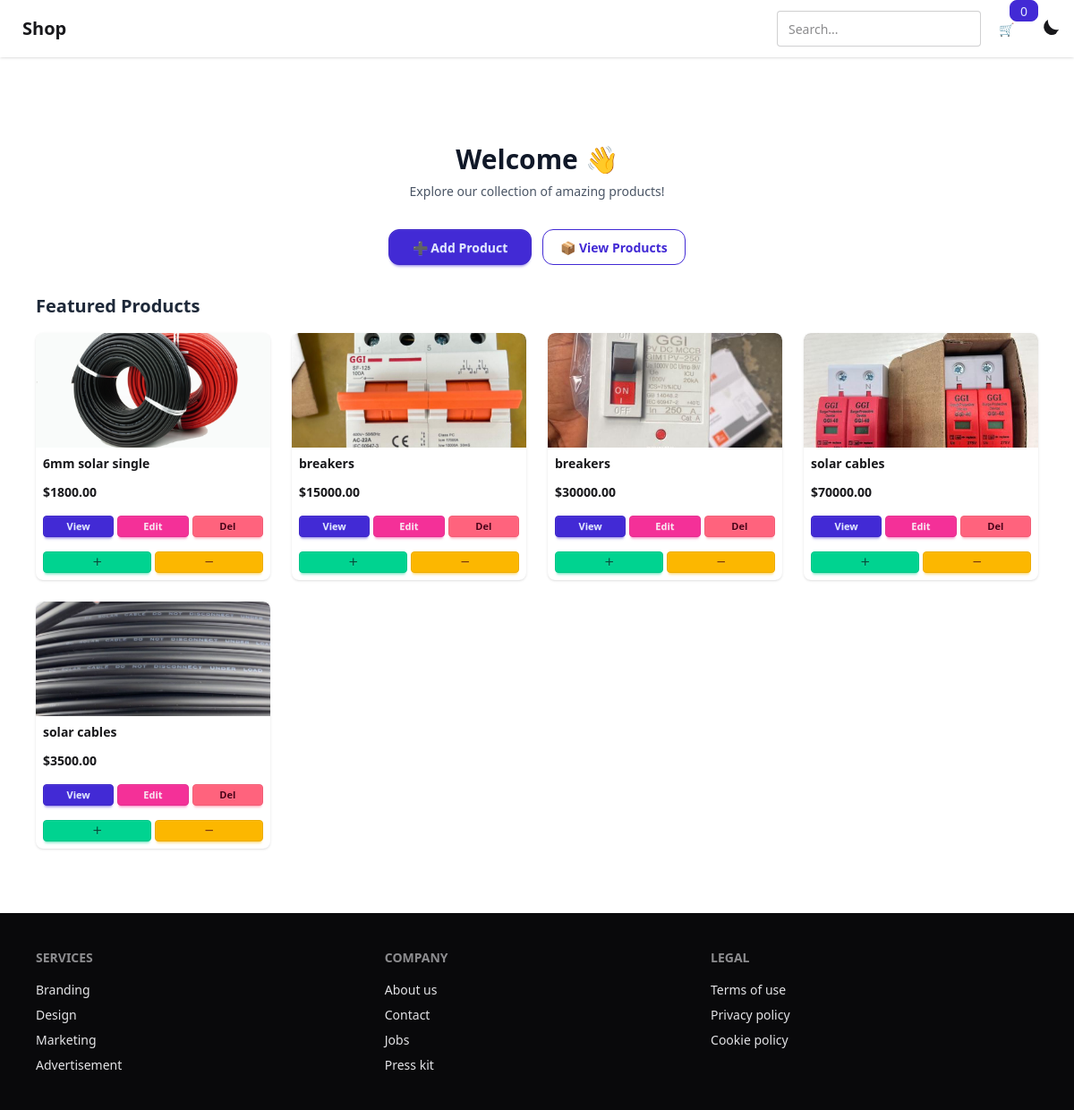
The page / on the database its author committed.
### myapp/models.py (models this page shows, shortened)
class Products(models.Model):
    name = models.CharField(max_length=100)
    image = models.ImageField(upload_to='products/')
    stock = models.PositiveIntegerField(default=0, validators=[MinValueValidator(0)])
    price = models.DecimalField(max_digits=10, decimal_places=2)
    updated_at = models.DateTimeField(auto_now=True)
    created_at = models.DateTimeField(auto_now_add=True)
    class Meta:
        ordering = ['name']

### myapp/views.py (the view)
# urls.py: path('', views.home, name='home'),
def home(request):
    products = Products.objects.all()
    return render(request, "home.html", {"products": products})

### myapp/templates/home.html
{% extends "base.html" %}
{% load static %}
{% block content %}
<div class="max-w-6xl mx-auto px-4 py-8">
    <section class="mb-8 text-center">
        <h1 class="text-3xl font-extrabold text-gray-900">Welcome 👋</h1>
        <p class="text-gray-600 text-sm mt-2">
            Explore our collection of amazing products!
        </p>
    </section>
    <section class="flex flex-wrap gap-3 justify-center mb-8">
        <a href="{% url 'add_product' %}" class="btn btn-primary rounded-xl w-40">
            ➕ Add Product
        </a>
        <a href="{% url 'product_list' %}" class="btn btn-outline btn-primary rounded-xl w-40">
            📦 View Products
        </a>
    </section>
    <section>
        <h2 class="text-xl font-semibold text-gray-800 mb-4">Featured Products</h2>
        <div class="
            grid
            grid-cols-2
            sm:grid-cols-2
            md:grid-cols-3
            lg:grid-cols-4
            gap-6
        ">
            {% for product in products %}
            <div class="card bg-base-100 shadow-sm rounded-lg overflow-hidden">
                <figure class="h-32 overflow-hidden">
                    {% if product.image %}
                        <img src="{{ product.image.url }}" class="w-full h-full object-cover">
                    {% endif %}
                </figure>
                <div class="card-body p-2">
                    <h2 class="text-sm font-semibold">{{ product.name }}</h2>
                    <p class="text-sm font-bold mt-1">${{ product.price }}</p>
                    <div class="flex gap-1 mt-2">
                        <a href="{% url 'product_detail' product.pk %}" class="btn btn-xs btn-primary flex-1">View</a>
                        <a href="{% url 'edit_product' product.pk %}" class="btn btn-xs btn-secondary flex-1">Edit</a>
                        <a href="{% url 'delete_product' product.pk %}" class="btn btn-xs btn-error flex-1">Del</a>
                    </div>
                    <div class="flex gap-1 mt-2">
                        <button onclick="addToCart({{ product.id }})" class="btn btn-xs btn-success flex-1">＋</button>
                        <button onclick="reduceCart({{ product.id }})" class="btn btn-xs btn-warning flex-1">－</button>
                    </div>
                </div>
            </div>
            {% endfor %}
        </div>
    </section>
</div>
{% endblock %}

### rows shown on the page
Products: image (picture), name "6mm solar single", price "1800.00"
Products: image (picture), name "breakers", price "15000.00"
Products: image (picture), name "breakers", price "30000.00"
Products: image (picture), name "solar cables", price "70000.00"
Products: image (picture), name "solar cables", price "3500.00"
